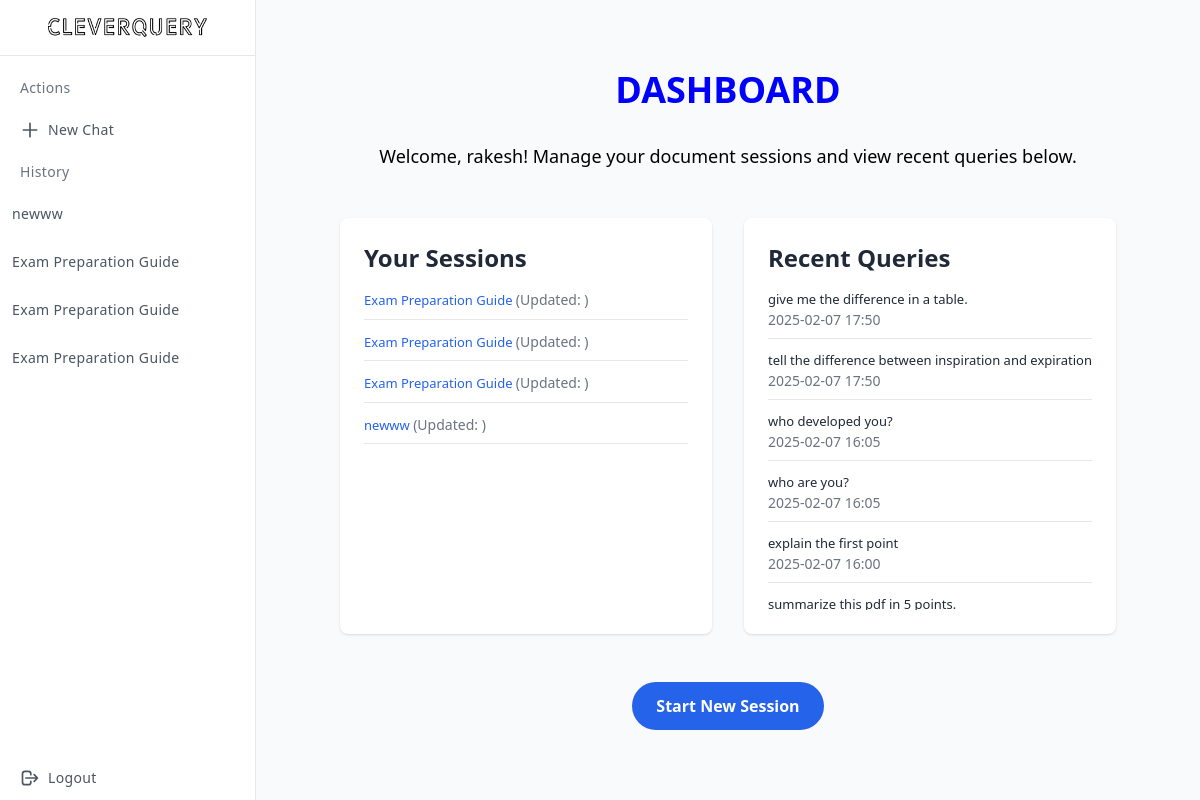
Before: /dashboard/ (signed in) with the older database file.
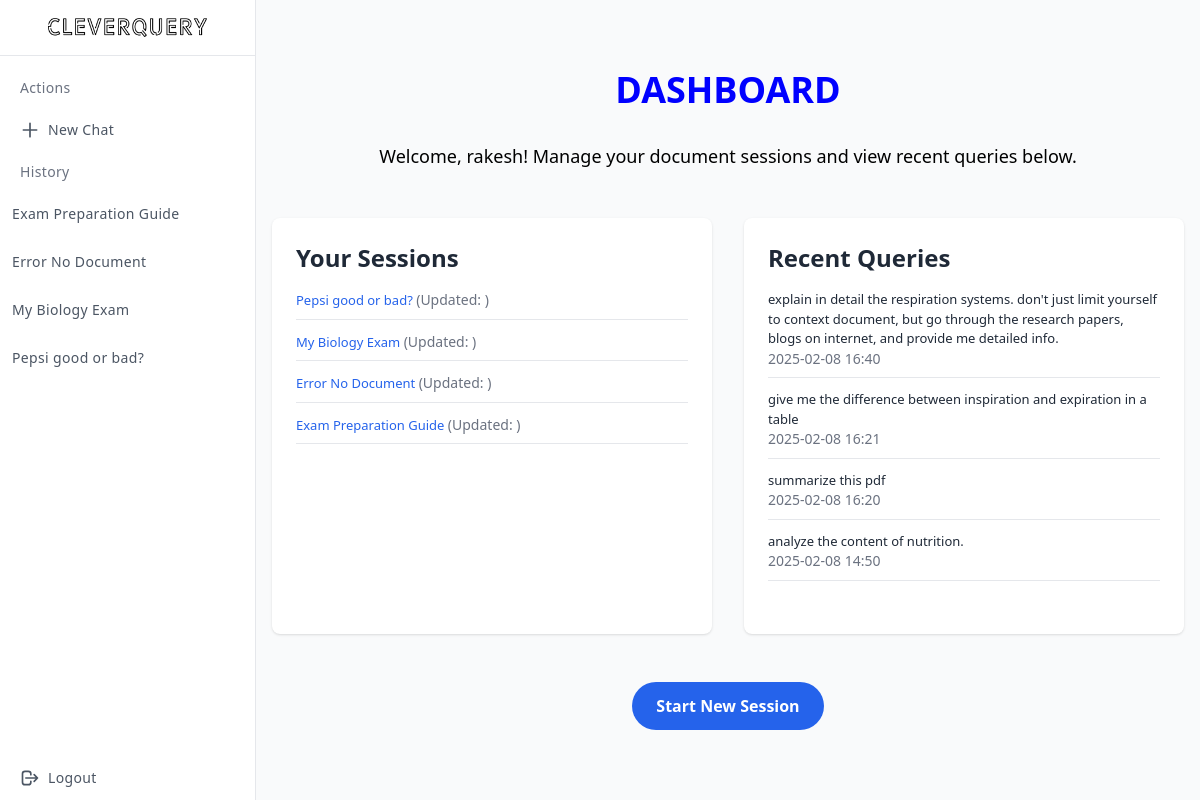
After: the same page with the newer database file.
### core/models.py (models this page shows, shortened)
class Session(models.Model):
    user = models.ForeignKey(User, on_delete=models.CASCADE)
    title = models.CharField(max_length=255)
    created_at = models.DateTimeField(auto_now_add=True)

class Query(models.Model):
    session = models.ForeignKey(Session, on_delete=models.CASCADE)
    question = models.TextField()
    answer = models.TextField()
    asked_at = models.DateTimeField(auto_now_add=True)

### core/views.py (the view)
# urls.py: path("dashboard/", views.dashboard, name="dashboard"),
@login_required
def dashboard(request):
    sessions = Session.objects.filter(user=request.user)
    recent_queries = Query.objects.filter(session__in=sessions).order_by("-asked_at")[:10]
    return render(
        request,
        "dashboard.html",
        {"sessions": sessions, "recent_queries": recent_queries},
    )

### core/context_processors.py (called while the page is built)
def user_sessions(request):
    if request.user.is_authenticated:
        return {"sessions": Session.objects.filter(user=request.user)}
    return {"sessions": []}

### core/templates/dashboard.html (shortened to what this page needs)
{% extends 'base.html' %}
{% block content %}
<div class="container mx-auto px-4 py-10">
    <h1 class="text-4xl font-extrabold text-center mb-8">Dashboard</h1>
    <p class="text-lg text-center mb-12">
        Welcome, {{ user.username }}! Manage your document sessions and view recent queries below.
    </p>
    <div class="grid grid-cols-1 md:grid-cols-2 gap-8 mb-12">
        <div class="bg-white shadow rounded-lg p-6">
            <h2 class="text-2xl font-semibold mb-4 text-gray-800">Your Sessions</h2>
            <div class="h-80 overflow-y-scroll scrollbar-hide" style="scrollbar-width: none; -ms-overflow-style: none;">
                <ul class="space-y-3">
                    {% for session in sessions %}
                        <li class="border-b pb-2">
                            <a href="{% url 'session_detail' session.id %}" class="text-blue-600 hover:underline font-medium">
                                {{ session.title }}
                            </a>
                            <span class="text-sm text-gray-500"> (Updated: {{ session.updated_at|date:"Y-m-d" }})</span>
                        </li>
                    {% empty %}
                        <li>No sessions found. <a href="{% url 'create_session' %}" class="text-blue-600 hover:underline">Create one now</a>.</li>
                    {% endfor %}
                </ul>
            </div>
        </div>
        <div class="bg-white shadow rounded-lg p-6">
            <h2 class="text-2xl font-semibold mb-4 text-gray-800">Recent Queries</h2>
            <div class="h-80 overflow-y-scroll scrollbar-hide" style="scrollbar-width: none; -ms-overflow-style: none;">
                <ul class="space-y-3">
                    {% for query in recent_queries %}
                        <li class="border-b pb-2">
                            <p class="text-gray-800">{{ query.question }}</p>
                            <span class="text-sm text-gray-500">{{ query.asked_at|date:"Y-m-d H:i" }}</span>
                        </li>
                    {% empty %}
                        <li>No recent queries.</li>
                    {% endfor %}
                </ul>
            </div>
        </div>
    </div>
    <div class="text-center">
        <a href="/home" class="inline-block bg-blue-600 text-white px-6 py-3 rounded-full font-semibold hover:bg-blue-700 transition">
            Start New Session
        </a>
    </div>
</div>
{% endblock %}

### core/templates/base.html (shortened to what this page needs)
<!DOCTYPE html>
<html lang="en">
<head>
    <link rel="stylesheet" href="/static/styles.css">
    <script src="https://cdn.tailwindcss.com"></script>
</head>
<body>
{% if user.is_authenticated %}
  <div class="min-h-screen flex flex-col flex-auto flex-shrink-0 antialiased bg-gray-50 text-gray-800">
    <div class="fixed flex flex-col top-0 left-0 w-64 bg-white h-full border-r">
        <div class="flex items-center justify-center h-14 border-b">
        <a href="/dashboard"><img class="p-12" src="/static/logo.png" alt="CleverQuery"/></a>
        </div>
        <div class="overflow-y-auto overflow-x-hidden flex-grow">
        <ul class="flex flex-col py-4 space-y-1">
            <li class="px-5">
                <div class="flex flex-row items-center h-8">
                    <div class="text-sm font-light tracking-wide text-gray-500">Actions</div>
                </div>
                </li>
                <li>
                <a href="/home" class="relative flex flex-row items-center h-11 focus:outline-none hover:bg-gray-50 text-gray-600 hover:text-gray-800 border-l-4 border-transparent hover:border-indigo-500 pr-6">
                    <span class="inline-flex justify-center items-center ml-4">
                        <svg class="w-5 h-5" fill="none" stroke="currentColor" viewBox="0 0 24 24" xmlns="http://www.w3.org/2000/svg"><path stroke-linecap="round" stroke-linejoin="round" stroke-width="2" d="M12 4v16m8-8H4"></path></svg>
                    </span>
                    <span class="ml-2 text-sm tracking-wide truncate">New Chat</span>
                </a>
                </li>
            <li class="px-5">
            <div class="flex flex-row items-center h-8">
                <div class="text-sm font-light tracking-wide text-gray-500">History</div>
            </div>
            {% for session in sessions reversed %}
            </li>
            <li>
            <a href="/session/{{ session.id }}" class="relative flex flex-row items-center h-11 focus:outline-none hover:bg-gray-50 text-gray-600 hover:text-gray-800 border-l-4 border-transparent hover:border-indigo-500 pr-6 ">
                <span class="ml-2 text-sm tracking-wide truncate">{{ session.title }}</span>
            </a>
            </li>
            {% endfor %}
            <div class="fixed bottom-0 left-0 w-64 bg-white border-r">
                <a href="/logout" class="relative flex flex-row items-center h-11 focus:outline-none hover:bg-gray-50 text-gray-600 hover:text-gray-800 border-l-4 border-transparent hover:border-indigo-500 pr-6">
                    <span class="inline-flex justify-center items-center ml-4">
                        <svg class="w-5 h-5" fill="none" stroke="currentColor" viewBox="0 0 24 24" xmlns="http://www.w3.org/2000/svg"><path stroke-linecap="round" stroke-linejoin="round" stroke-width="2" d="M17 16l4-4m0 0l-4-4m4 4H7m6 4v1a3 3 0 01-3 3H6a3 3 0 01-3-3V7a3 3 0 013-3h4a3 3 0 013 3v1"></path></svg>
                    </span>
                    <span class="ml-2 text-sm tracking-wide truncate">Logout</span>
                    </a>
            </div>
        </ul>
    </div>
</div>
{% endif %}
    <div class="content flex flex-col right-0 {% if user.is_authenticated %}ml-64{% endif %} text-white h-full" id="content">
        {% block content %}
        {% endblock %}
    </div>
    </div>
</body>
</html>

Changed rows visible on the page:
removed Session: title "newww"
removed Session: title "Exam Preparation Guide"
removed Session: title "Exam Preparation Guide"
removed Query: question "give me the difference in a table.", asked_at "2025-02-07 17:50"
removed Query: question "tell the difference between inspiration and expiration", asked_at "2025-02-07 17:50"
removed Query: question "who developed you?", asked_at "2025-02-07 16:05"
removed Query: question "who are you?", asked_at "2025-02-07 16:05"
removed Query: question "explain the first point", asked_at "2025-02-07 16:00"
removed Query: question "summarize this pdf in 5 points."
added Session: title "Error No Document"
added Session: title "My Biology Exam"
added Session: title "Pepsi good or bad?"
added Query: question "explain in detail the respiration systems. don't just limit yourself to context document, but go through the research papers, blogs on internet, and provide me detailed info.", asked_at "2025-02-08 16:40"
added Query: question "give me the difference between inspiration and expiration in a table", asked_at "2025-02-08 16:21"
added Query: question "summarize this pdf", asked_at "2025-02-08 16:20"
added Query: question "analyze the content of nutrition.", asked_at "2025-02-08 14:50"
